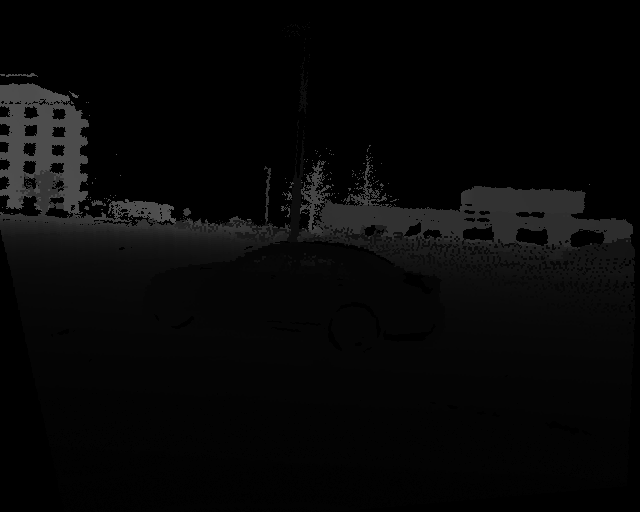
#> input picture demo_imgs/hawkins_4/depth/01997.png, 640 x 512 px, found by its file name; the run also reads 2 pictures not shown here
$ jupyter execute Tecnicas_clasicas.ipynb   (shell and % lines are left out)
#> lines starting #> are read from the running program, lines starting #| are printed output that depends on the picture; after the words box and inside, x2 and y2 are one past the last pixel; in counts of white or black regions, pixels touching at a corner belong together; long printed decimals are rounded
[cell 1]
# #@title **Instalar Paquetes**

# !pip install open3d
# !pip install plotly

# Clonar el proyecto

*Nota: No es necesario cargar ningun tipo de informacion, solo se necesita clonar el repositorio del proyecto. Este documento debe trabajarse en colab.*

[cell 2]
%cd Depth-Estimation-with-StereoThermal-Images

[cell 3]
#@title Librerias necesarias
from google.colab import drive
import numpy as np
import matplotlib.pyplot as plt
import cv2 as cv
import seaborn as sns
import random
import plotly.graph_objects as go
import matplotlib.gridspec as gridspec
sns.set_theme()

[cell 4]
#@title Funciones
def normalize(img):
    image = ((img - img.min()) / (img.max() - img.min())) * 255.0
    return image.astype(np.uint8)

def intensity_binding(img, lower_percentile:int=1, upper_percentile:int=99):
    # Calcular los percentiles
    low = np.percentile(img, lower_percentile)
    high = np.percentile(img, upper_percentile)

    # Recortar al rango [low, high]
    img_clipped = np.clip(img, low, high)

    # Normalizar
    img_norm = normalize(img_clipped)

    return img_norm

def apply_CLAHE(img):
    clahe = cv.createCLAHE(clipLimit=2.0, tileGridSize=(8, 8))
    return clahe.apply(img)

def bilateral_filtering(img):
    return cv.bilateralFilter(img, d=5, sigmaColor=20, sigmaSpace=15)

def align_contrast(imgL, imgR):
    meanL = np.mean(imgL)
    meanR = np.mean(imgR)

    if meanR < meanL:
      imageR = imgR * (meanL/meanR)
      return imgL, imageR
    elif meanL < meanR:
      imageL = imgL * (meanR/meanL)
      return imageL, imgR

    return imgL, imgR

def preprocess_thermal_images(imgL, imgR, lower_percentile = 1, upper_percentile = 99):
    # Eliminar outlayers
    imageL = intensity_binding(imgL, lower_percentile, upper_percentile)
    imageR = intensity_binding(imgR, lower_percentile, upper_percentile)

    # Ecualizacion del histograma con clahe
    imageL = apply_CLAHE(imageL)
    imageR = apply_CLAHE(imageR)

    # Eliminacion de ruido
    imageL = bilateral_filtering(imageL)
    imageR = bilateral_filtering(imageR)

    # Alinear constrastes
    imageL, imageR = align_contrast(imageL, imageR)

    return imageL.astype(np.uint8), imageR.astype(np.uint8)

# =====================================================
# Funciones del semillero HOCV
# =====================================================

# Graficar mapas de profundidad
def plot_disparitymap(imgL,imgR,disparity_map):
    disparity_map[(disparity_map <= 0)] = 1

    plt.figure(figsize=(16,5))
    plt.subplot(131)
    plt.imshow(imgL, cmap='gray')
    plt.axis('off')
    plt.title("Image Left")

    plt.subplot(132)
    plt.imshow(imgR, cmap='gray')
    plt.axis('off')
    plt.title("Image Right")

    plt.subplot(133)
    plt.imshow(disparity_map, cmap='viridis')
    plt.axis('off')
    plt.colorbar()
    plt.title('Disparity map')

# Graficar mapa de profundidad
def plot_depth_map(depth_map, umbral=2.0, cmap='viridis'):
    """
    Visualiza el mapa de profundidad y el histograma con un espacio visible en el medio.
    """

    depth = np.copy(depth_map)
    depth[depth <= 0] = np.nan
    depth[depth > umbral] = np.nan
    valid_depth = depth[~np.isnan(depth)]


    fig = plt.figure(figsize=(14, 4))
    spec = gridspec.GridSpec(ncols=3, nrows=1, width_ratios=[1, 0.01, 1])


    ax1 = fig.add_subplot(spec[0])
    im = ax1.imshow(depth, cmap="jet_r")
    ax1.set_title("Mapa de profundidad")
    ax1.axis('off')
    cbar = fig.colorbar(im, ax=ax1, shrink=0.8)
    cbar.set_label("Profundidad (m)")


    ax_blank = fig.add_subplot(spec[1])
    ax_blank.axis('off')


    ax2 = fig.add_subplot(spec[2])
    ax2.hist(valid_depth.ravel(), bins=50, color='teal')
    ax2.set_title("Histograma de profundidad")
    ax2.set_xlabel("Profundidad (m)")
    ax2.set_ylabel("Frecuencia")
    ax2.grid(True)

    plt.tight_layout()
    plt.show()

# 1. Exploración de los datos

[cell 5]
#@title Carga de imagenes termicas
## Ruta a las imagenes de prueba
imgs_path = '/content/Depth-Estimation-with-StereoThermal-Images/demo_imgs/hawkins_4/'

image_name = '01997.png'

## Leer imagenes
imgL = cv.imread(imgs_path + f"left/{image_name}", cv.IMREAD_UNCHANGED)
imgR = cv.imread(imgs_path + f"right/{image_name}", cv.IMREAD_UNCHANGED)

## Graficar/mostrar las imagenes
plt.figure(figsize=[11,7])
plt.subplot(121)
plt.imshow(imgL)
plt.title("Imagen de la izquierda")
plt.axis('off')
plt.subplot(122)
plt.imshow(imgR)
plt.title("Imagen de la derecha")
plt.axis('off')
plt.show()

[cell 6]
#@title Caracteristicas de las imagenes

print('--'*30)

print("Imagen izquierda")
print('Profundidad de Bits: ', imgL.dtype)
#| Profundidad de Bits:  uint16
print("Valor maximo = ", imgL.max(), "Valor minimo = ", imgL.min())
#| Valor maximo =  22699 Valor minimo =  20798
print("Valor promedio =  ", np.mean(imgL))
#| Valor promedio =   22168.651
print('Tamaño: ', imgL.shape)
#| Tamaño:  (512, 640)

print("Imagen derecha")
print('Profundidad de Bits: ', imgR.dtype)
#| Profundidad de Bits:  uint16
print("Valor maximo = ", imgR.max(), "Valor minimo = ", imgR.min())
#| Valor maximo =  22288 Valor minimo =  20251
print("Valor promedio =  ", np.mean(imgR))
#| Valor promedio =   21723.581
print('Tamaño: ', imgR.shape)
#| Tamaño:  (512, 640)

print('--'*30)

[cell 7]
#@title Carga de los mapas de profundidad
## Leer mapas de profundidad
depth = cv.imread(imgs_path + f"depth/{image_name}", cv.IMREAD_UNCHANGED)
#> depth is the input picture: shape (512, 640) uint16; min 0, max 24165, mean 1963.6
depth = 1 - depth
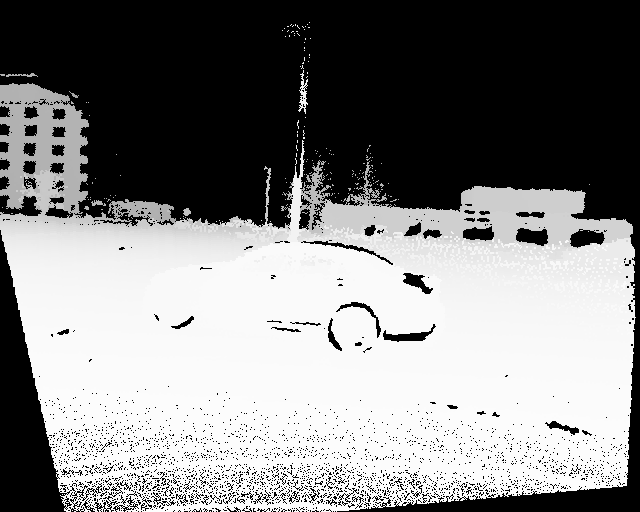
#> depth: shape (512, 640) uint16; min 1, max 65288, mean 33657.4; drawn with min black and max white

## Graficar/mostrar los mapas
plt.imshow(depth, cmap='hot_r')
plt.title("Mapa de profunidad")
plt.axis('off')
plt.show()

[cell 8]
#@title Caracteristicas de los mapas de pronfidad
print('--'*30)

print("Mapa de profundida")
print('Profundidad de Bits: ', depth.dtype)
#| Profundidad de Bits:  uint16
print("Valor maximo = ", depth.max(), "Valor minimo = ", depth.min())
#| Valor maximo =  65288 Valor minimo =  1
print("Valor promedio =  ", np.mean(depth))
#| Valor promedio =   33657.407
print('Tamaño: ', depth.shape)
#| Tamaño:  (512, 640)

print('--'*30)

# 2. Preparación de las imagenes

[cell 9]
#@title Preprocesado
# Aplicar preprocesado
imageL, imageR = preprocess_thermal_images(imgL, imgR)
#> in intensity_binding, `low = np.percentile(img, lower_percentile)`: low = 21061
#> in intensity_binding, `high = np.percentile(img, upper_percentile)`: high = 22580
#> in intensity_binding, `img_clipped = np.clip(img, low, high)`:
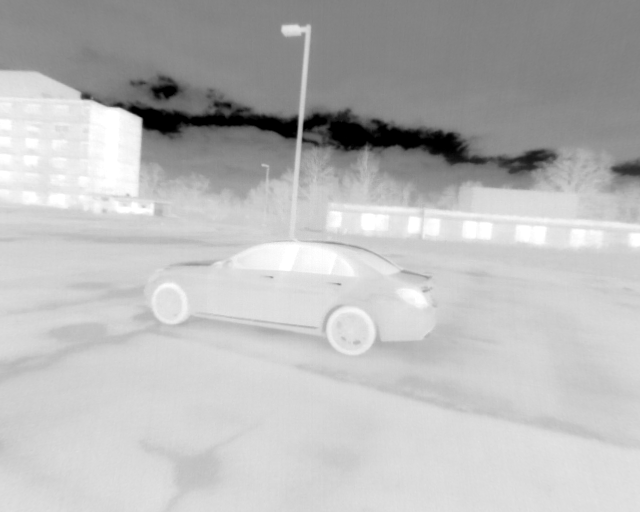
#> img_clipped: shape (512, 640) float64; min 21061, max 22580, mean 22169; drawn with min black and max white
#> in apply_CLAHE (call 2), `return clahe.apply(img)`:
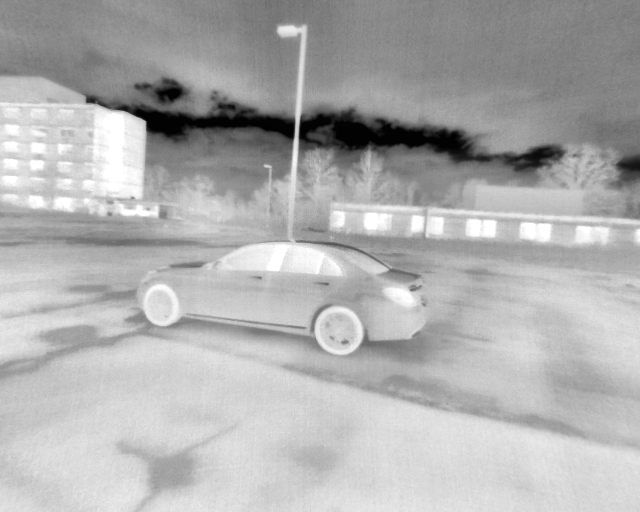
#> returned value: shape (512, 640); min 1, max 255, mean 175
#> in align_contrast, `meanL = np.mean(imgL)`: meanL = 173.6
#> in align_contrast, `meanR = np.mean(imgR)`: meanR = 174.5

plt.figure(figsize=(10, 8))
plt.subplot(221)
plt.imshow(imgL)
plt.title('Imagen original de la izquierda')
plt.axis('off')
plt.subplot(222)
plt.imshow(imageL)
plt.title('Imagen izquierda procesada')
plt.axis('off')
plt.subplot(223)
plt.imshow(imgR)
plt.title('Imagen original de la derecha')
plt.axis('off')
plt.subplot(224)
plt.imshow(imageR)
plt.title('Imagen derecha procesada')
plt.axis('off')
plt.show()

# 3. Calculo de la disparidad y mapa de profundidad

*NOTA: Según el paper, las imagenes estereo termicas del dataset ya se encuentran rectificadas*

[cell 10]
#@title Calculo del mapa de disparidad StereoBM
blocksize = 17
stereo = cv.StereoBM_create(numDisparities=32, blockSize=blocksize)
stereo.setPreFilterCap(5)
stereo.setUniquenessRatio(7)
stereo.setSpeckleWindowSize(0)
stereo.setSpeckleRange(0)
stereo.setTextureThreshold(10)

disp_bm = stereo.compute(imageL, imageR).astype(np.float32) / 16.0
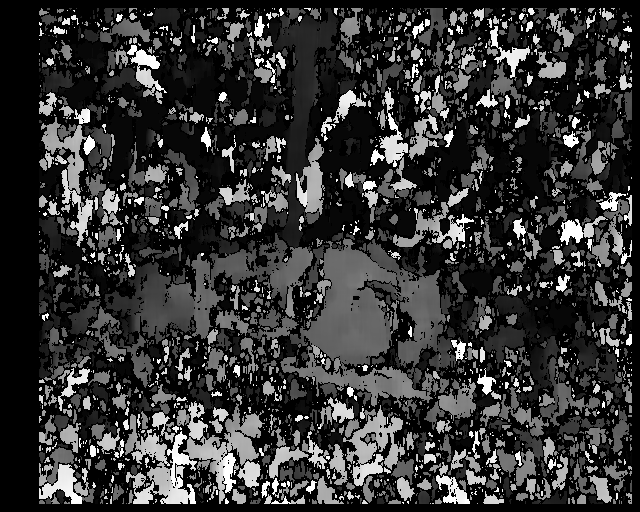
#> disp_bm: shape (512, 640) float32; min -1, max 31, mean 5.7; drawn with min black and max white
plot_disparitymap(imageL, imageR, disp_bm)

[cell 11]
#@title Calculo del mapa de disparidad StereoSGBM
blocksize = 13
stereo = cv.StereoSGBM_create(minDisparity=0,
                              numDisparities=32,
                              blockSize=blocksize,
                              P1=8 * 1 * blocksize ** 2,
                              P2=32 * 1 * blocksize ** 2,
                              disp12MaxDiff=1,
                              uniquenessRatio=7,
                              speckleWindowSize=0,
                              speckleRange=0,
                              preFilterCap=5,
                              mode=cv.STEREO_SGBM_MODE_SGBM_3WAY
                              )
disp_sgbm = stereo.compute(imageL, imageR).astype(np.float32) / 16.0
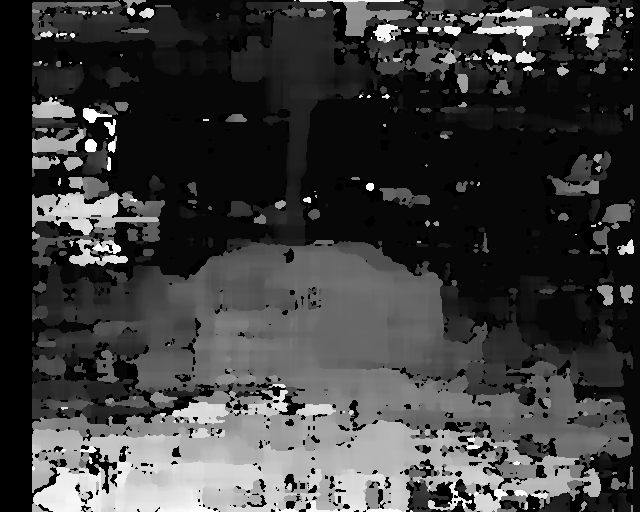
#> disp_sgbm: shape (512, 640) float32; min -1, max 31, mean 6.8; drawn with min black and max white
plot_disparitymap(imageL, imageR, disp_sgbm)

[cell 12]
#@title calculo del mapa de profundidad
f = 406.33233091474426 # Distancia focal en pixeles
baseline = 0.24584925266278748 # Separacion entre las camaras en metros

# StereoBM
depth_bm_calc = (f * baseline) / (disp_bm + 1e-6)
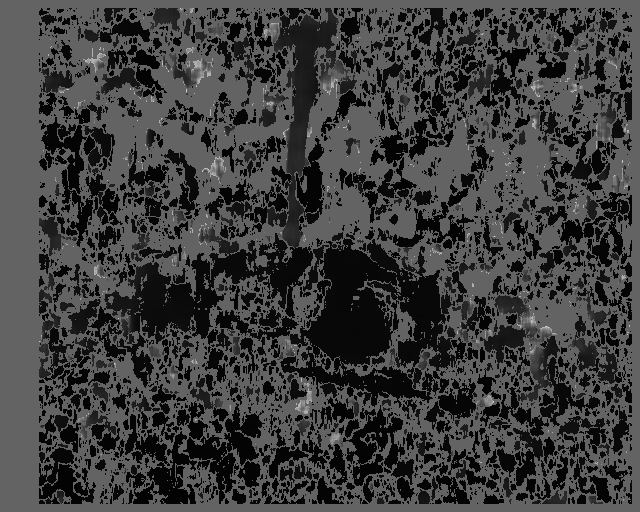
#> depth_bm_calc: shape (512, 640) float32; min 3.22, max 199.8, mean 62.8
plot_depth_map(depth_bm_calc, umbral=100)
#> in plot_depth_map, `depth[depth > umbral] = np.nan`:
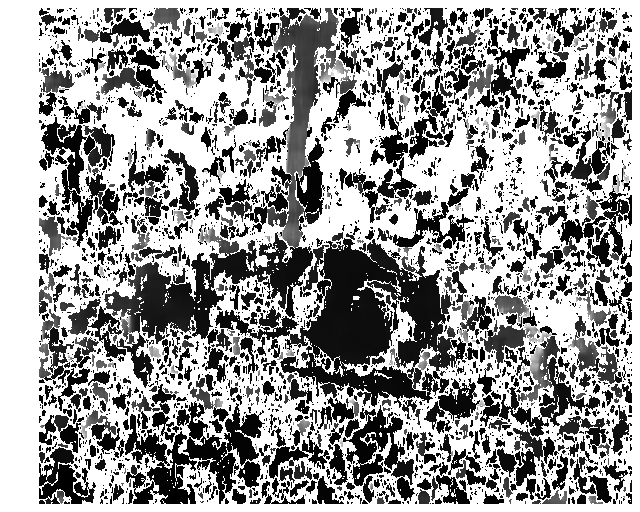
#> depth: shape (512, 640) float32; 0.94% of pixels changed, all inside (x1, y1, x2, y2) = (39, 8, 631, 501); drawn with min black, max white, NaN and infinite black

# StereoSGBM
depth_sgbm_calc = (f * baseline) / (disp_sgbm + 1e-6)
plot_depth_map(depth_sgbm_calc, umbral=100)
#> call 2 of plot_depth_map, with umbral = 100, cmap = 'viridis'
#> in plot_depth_map (call 2), `depth[depth > umbral] = np.nan`:
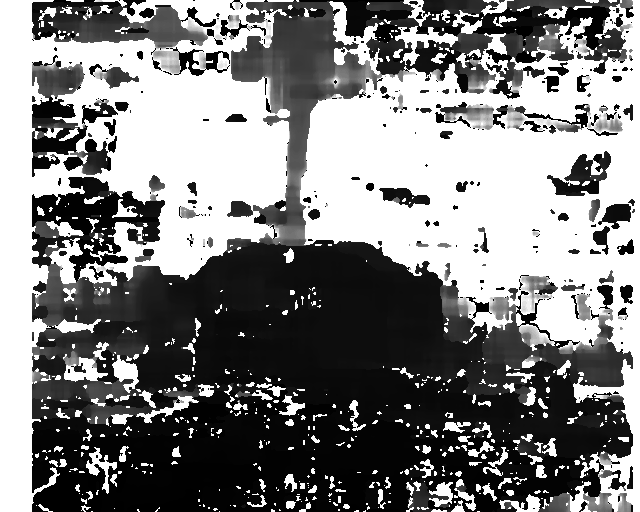
#> depth: shape (512, 640) float32; 1.41% of the values are NaN or infinite; the others: min 3.22, max 99.9, mean 52.52; drawn with min black, max white, NaN and infinite black

[cell 13]
#@title Caracteristicas del mapa de pronfidad calculado
print('--'*30)
print("Mapa de profundida StereoBM")
print('Profundidad de Bits: ', depth_bm_calc.dtype)
#| Profundidad de Bits:  float32
print("Valor maximo = ", depth_bm_calc.max(), "Valor minimo = ", depth_bm_calc.min())
#| Valor maximo =  199.793 Valor minimo =  3.222
print("Valor promedio =  ", np.mean(depth_bm_calc))
#| Valor promedio =   62.776
print('Tamaño: ', depth_bm_calc.shape)
#| Tamaño:  (512, 640)
print('--'*30)
print("Mapa de profundida StereoBM")
print('Profundidad de Bits: ', depth_sgbm_calc.dtype)
#| Profundidad de Bits:  float32
print("Valor maximo = ", depth_sgbm_calc.max(), "Valor minimo = ", depth_sgbm_calc.min())
#| Valor maximo =  177.593 Valor minimo =  3.222
print("Valor promedio =  ", np.mean(depth_sgbm_calc))
#| Valor promedio =   53.670
print('Tamaño: ', depth_sgbm_calc.shape)
#| Tamaño:  (512, 640)
print('--'*30)

[cell 14]
#@title Comparación entre el depth calculado y el ground truth
from sklearn.metrics import mean_absolute_error
from sklearn.metrics import root_mean_squared_error

# Normalizar el depth calculado y pasarlo a uint8
depth_bm_calc = normalize(depth_bm_calc)
depth_sgbm_calc = normalize(depth_sgbm_calc)
#> in normalize (call 4), `image = ((img - img.min()) / (img.max() - img.min())) * 255.0`:
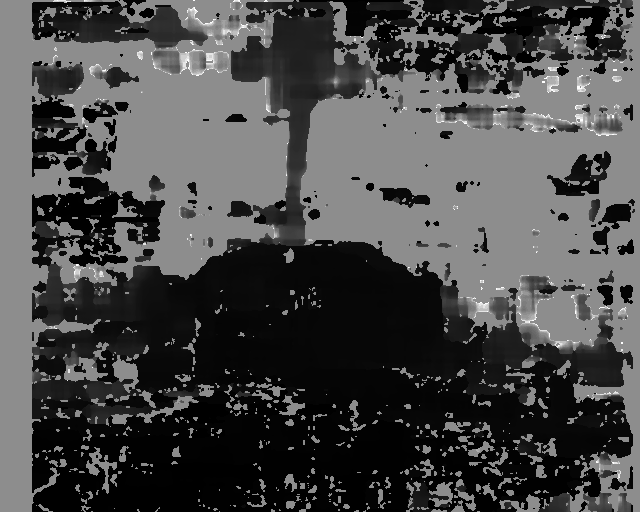
#> image: shape (512, 640) float32; min 0, max 255, mean 73.8

# Normalizar el ground truth y pasarlo a uint8
ground_truth = normalize(depth)

# Calculo de errores
mae_bm = mean_absolute_error(ground_truth, depth_bm_calc)
#> mae_bm = 133.4
rmse_bm = root_mean_squared_error(ground_truth, depth_bm_calc)
#> rmse_bm = 152.1
mae_sgbm = mean_absolute_error(ground_truth, depth_sgbm_calc)
#> mae_sgbm = 147.6
rmse_sgbm = root_mean_squared_error(ground_truth, depth_sgbm_calc)
#> rmse_sgbm = 167.3

print('--'*30)
print('Errores StereoBM')
print(f'MAE = {mae_bm}')
#| MAE = 133.409
print(f'RMSE = {rmse_bm}')
#| RMSE = 152.074
print('--'*30)
print('Errores StereoSGBM')
print(f'MAE = {mae_sgbm}')
#| MAE = 147.640
print(f'RMSE = {rmse_sgbm}')
#| RMSE = 167.334
print('--'*30)

plt.figure(figsize=(19,5))
plt.subplot(131)
plt.imshow(ground_truth, cmap='hot_r')
plt.title('Ground Truth')
plt.colorbar()
plt.axis('off')
plt.subplot(132)
plt.imshow(depth_bm_calc)
plt.title('Mapa de profundidad StereoBM')
plt.colorbar()
plt.axis('off')
plt.subplot(133)
plt.imshow(depth_sgbm_calc)
plt.title('Mapa de profundidad StereoSGBM')
plt.colorbar()
plt.axis('off')
plt.show()
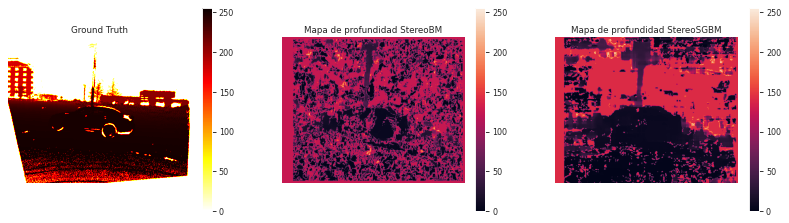
#> figure drawn by matplotlib, 6 panels
